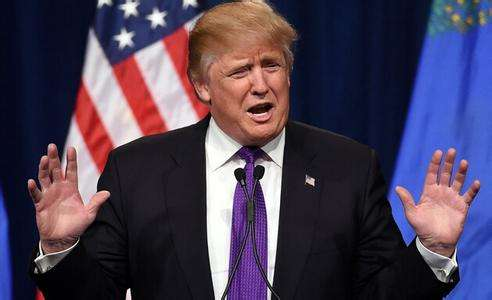
#> input picture Python0-100/Day01-15/tlp.jpg, 492 x 300 px
$ python pyD15.py
#> lines starting #> are read from the running program, lines starting #| are printed output that depends on the picture
# -*- coding: utf-8 -*-
"""
@Project : StudyPython0-100
@File    : pyD15.py
@Time    : 2019-06-21  18:56:43
@Author  : indeyo_lin
@Version :
@Remark  :
"""

from PIL import Image,ImageFilter

image = Image.open('./tlp.jpg')
#> image is the input picture: PIL image 492x300 RGB; mean R, G, B 73.8, 63, 85.7
print(image.format, image.size, image.mode)
#| JPEG (492, 300) RGB

# 裁剪图片
# rect = 80, 20, 310, 360
# image.crop(rect).show()

# 上下旋转
# image.rotate(180).show()
# 左右翻转
# image.transpose(Image.FLIP_LEFT_RIGHT).show()

# 操作像素
# for x in range(200, 330):
#     for y in range(30, 200):
#         image.putpixel((x, y), (222,222,222))

# 滤镜效果
# 浮雕
# image.filter(ImageFilter.CONTOUR).show()
# 模糊
image.filter(ImageFilter.MaxFilter).show()
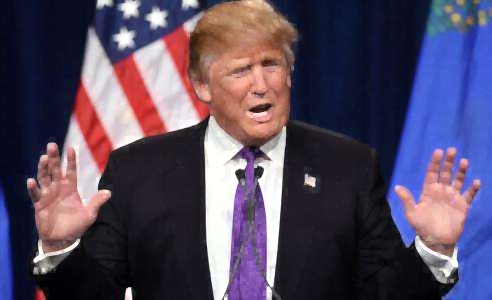
#> shown: PIL image 492x300 RGB; mean R, G, B 84, 72.9, 96.2


# image.show()
